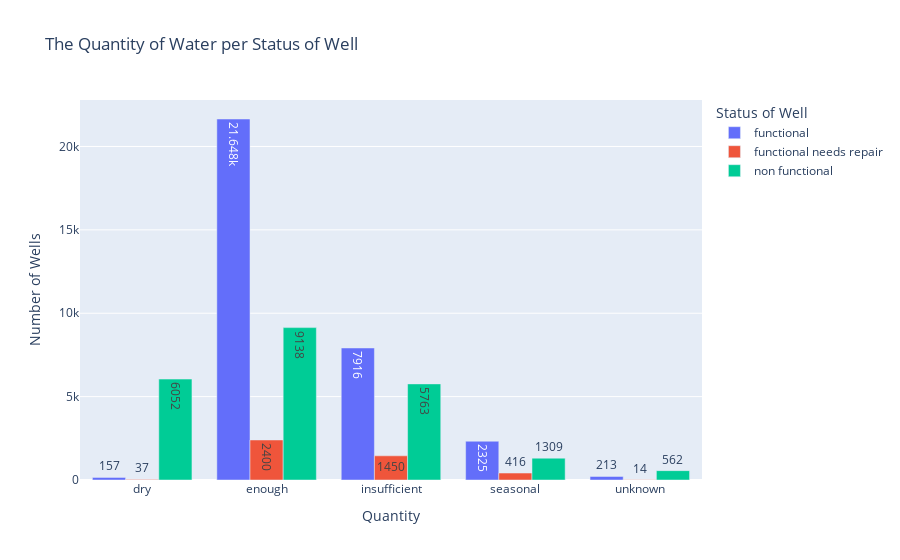

Here is the notebook cell this chart was saved with:
### Markdown cell above
### What is the quantity of Water per Well?

### Code cell
b = df.groupby(['status_group', 'quantity']).count()['id'].reset_index()

px.bar(x = b['quantity'], y = b['id'], color = b['status_group'],text_auto=True, barmode="group",
      title="The Quantity of Water per Status of Well",
       labels={'x':'Quantity', 'y':'Number of Wells', 'color':'Status of Well'})

### Figure 1 — Plotly figure (JSON) as saved in the notebook; plotly's stock layout.template omitted (floating-point values rounded to 4 significant figures)
{"data": [{"alignmentgroup": "True", "hovertemplate": "Status of Well=functional<br>Quantity=%{x}<br>Number of Wells=%{y}<extra></extra>", "legendgroup": "functional", "marker": {"color": "#636efa", "pattern": {"shape": ""}}, "name": "functional", "offsetgroup": "functional", "orientation": "v", "showlegend": true, "textposition": "auto", "texttemplate": "%{y}", "type": "bar", "x": ["dry", "enough", "insufficient", "seasonal", "unknown"], "xaxis": "x", "y": [157, 21648, 7916, 2325, 213], "yaxis": "y"}, {"alignmentgroup": "True", "hovertemplate": "Status of Well=functional needs repair<br>Quantity=%{x}<br>Number of Wells=%{y}<extra></extra>", "legendgroup": "functional needs repair", "marker": {"color": "#EF553B", "pattern": {"shape": ""}}, "name": "functional needs repair", "offsetgroup": "functional needs repair", "orientation": "v", "showlegend": true, "textposition": "auto", "texttemplate": "%{y}", "type": "bar", "x": ["dry", "enough", "insufficient", "seasonal", "unknown"], "xaxis": "x", "y": [37, 2400, 1450, 416, 14], "yaxis": "y"}, {"alignmentgroup": "True", "hovertemplate": "Status of Well=non functional<br>Quantity=%{x}<br>Number of Wells=%{y}<extra></extra>", "legendgroup": "non functional", "marker": {"color": "#00cc96", "pattern": {"shape": ""}}, "name": "non functional", "offsetgroup": "non functional", "orientation": "v", "showlegend": true, "textposition": "auto", "texttemplate": "%{y}", "type": "bar", "x": ["dry", "enough", "insufficient", "seasonal", "unknown"], "xaxis": "x", "y": [6052, 9138, 5763, 1309, 562], "yaxis": "y"}], "layout": {"barmode": "group", "legend": {"title": {"text": "Status of Well"}, "tracegroupgap": 0}, "title": {"text": "The Quantity of Water per Status of Well"}, "xaxis": {"anchor": "y", "domain": [0, 1], "title": {"text": "Quantity"}}, "yaxis": {"anchor": "x", "domain": [0, 1], "title": {"text": "Number of Wells"}}}}
